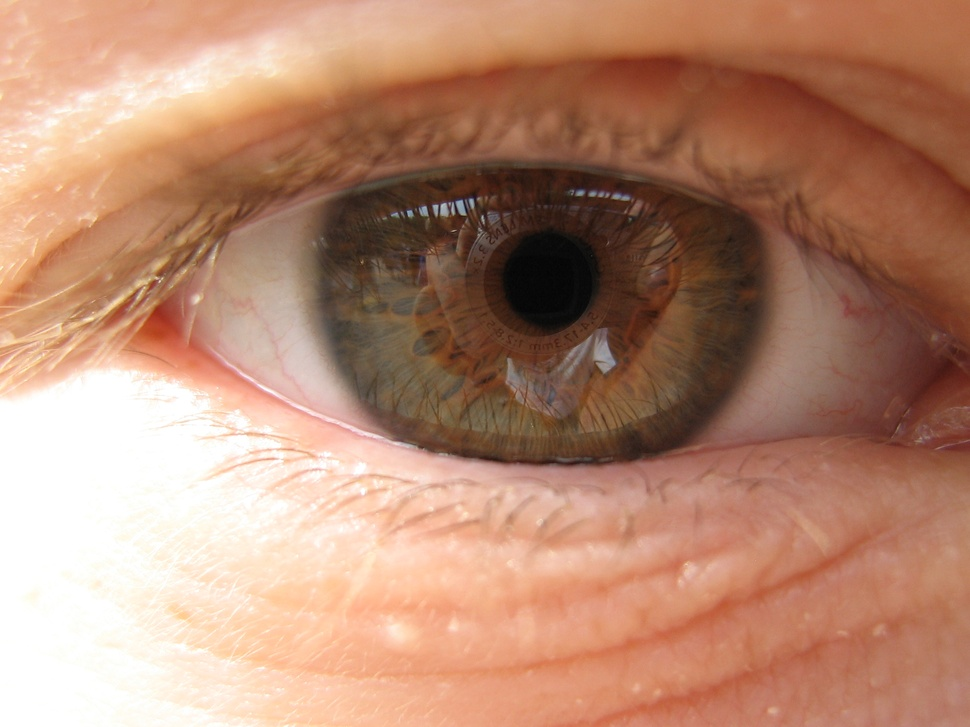
#> input picture images/eye.jpg, 970 x 727 px, shrunk from 2048 x 1536 before the run
$ python bwft.py
#> lines starting #> are read from the running program, lines starting #| are printed output that depends on the picture
# This shall display the FT of a greyscale image and give the capacity to modify the FT
# FIRST al the declarations...
imageName = "images/eye.jpg"

import numpy, Image, pylab, matplotlib.cm as cm

# the circular_mask was copied from http://stackoverflow.com/questions/18352973/mask-a-circular-sector-in-a-numpy-array
def circular_mask(shape,centre,radius):
    """
    Return a boolean mask for a circular sector. The start/stop angles in
    `angle_range` should be given in clockwise order.
    """
    angle_range = [0,360]

    x,y = numpy.ogrid[:shape[0],:shape[1]]
    cx,cy = centre
    tmin,tmax = numpy.deg2rad(angle_range)

    # ensure stop angle > start angle
    if tmax < tmin:
            tmax += 2*numpy.pi

    # convert cartesian --> polar coordinates
    r2 = (x-cx)*(x-cx) + (y-cy)*(y-cy)
    theta = numpy.arctan2(x-cx,y-cy) - tmin

    # wrap angles between 0 and 2*pi
    theta %= (2*numpy.pi)

    # circular mask
    circmask = r2 <= radius*radius

    # angular mask
    anglemask = theta <= (tmax-tmin)

    return circmask*anglemask

# Now we begin the fun...
im = Image.open(imageName).convert("L")		# L makes it greyscale
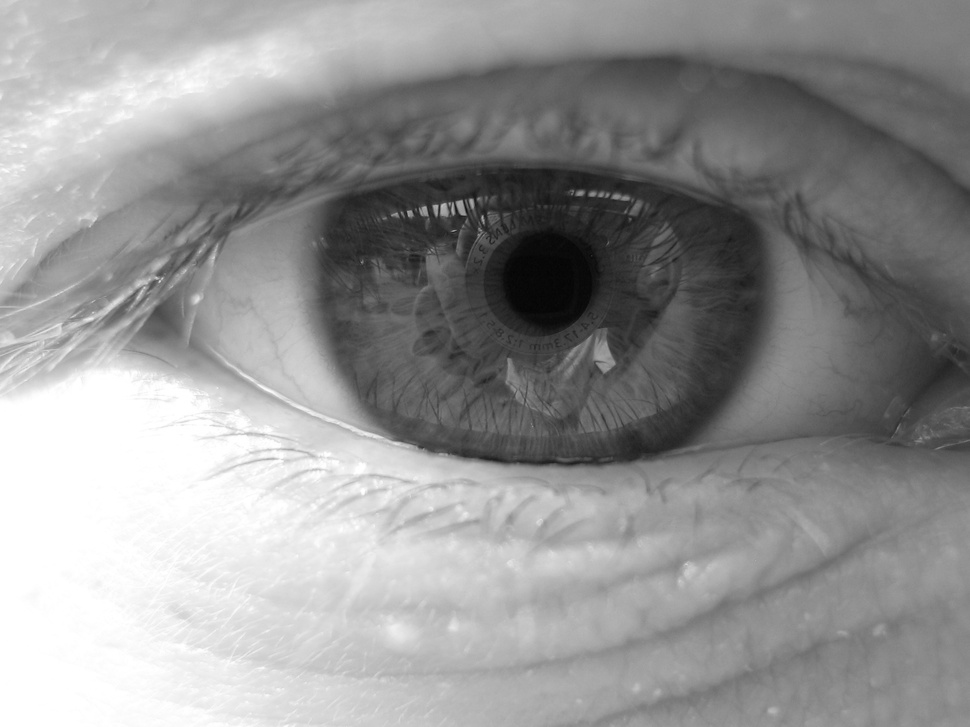
#> im: PIL image 970x727 L; min 3, max 255, mean 147.7
image = numpy.array(im)		# convert to numpy array

f = numpy.fft.fftshift(numpy.fft.fft2(image))		# 2D fft done, just like MATLAB, also shifted yo

# this segment just displays the plain old ft..
# f = fftpack.fftshift(f)		# again like MATLAB, shift the origin to the 'center'

# this section chops out a section and displays the modified file
cx = f.shape[0]/2
#> cx = 363.5
cy = f.shape[1]/2
#> cy = 485
mask = circular_mask(image.shape, (cx + 100, cy), 100)
f[~mask] = 0		# chop out circular section
psd = numpy.abs(f)

imm = numpy.fft.ifft2(numpy.fft.fftshift(f))
image_modi = Image.fromarray(imm.astype(numpy.uint8))	# this is still giving complex values, why?
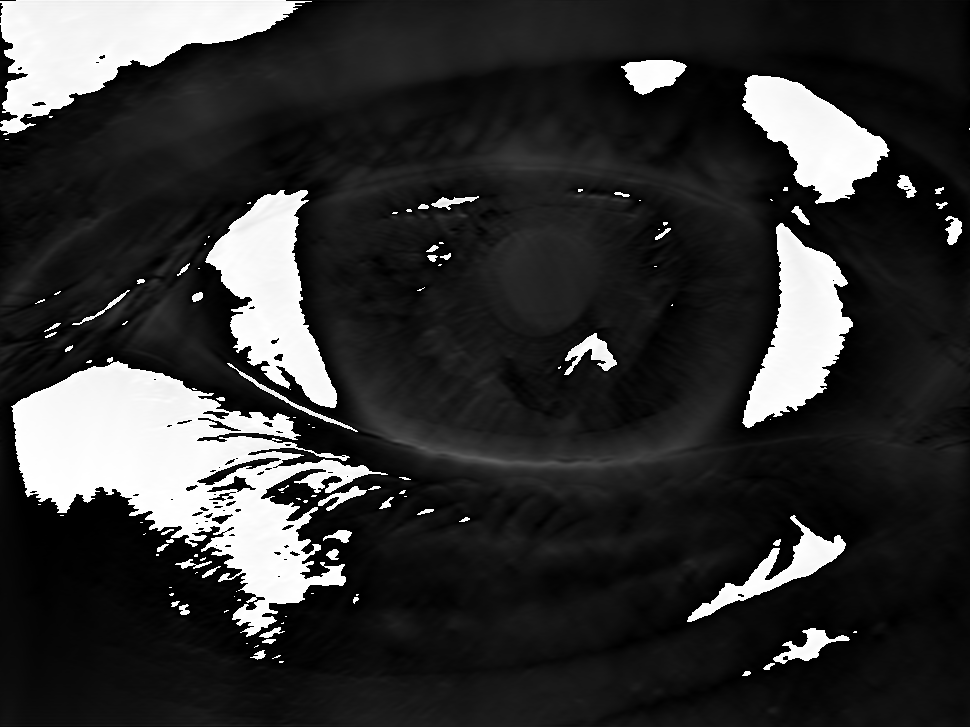
#> image_modi: PIL image 970x727 L; min 0, max 255, mean 51.4
print(imm.shape)
#| (727, 970)

pylab.figure()
pylab.imshow(image_modi, cmap = cm.Greys_r)		# display in greyscale space

pylab.figure()
pylab.imshow(numpy.log10(psd+1))
pylab.show()
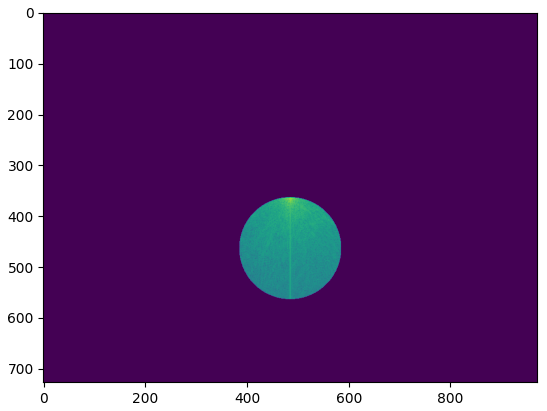
#> figure drawn by matplotlib, 1 panel
